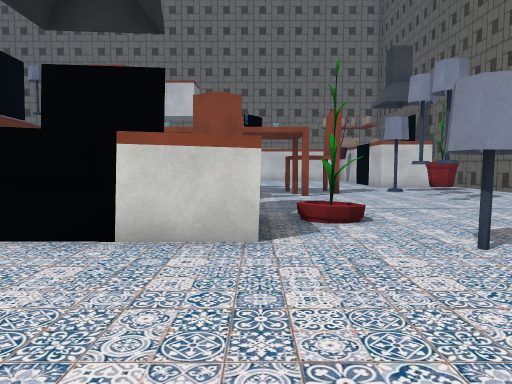
View 1 (above)

23 first-person views from a walk through a scene from a Unity 3-D project. The camera is 1.2 m above the floor, tilts 4° down and sees 70° across. The floor is counted in squares, 1.41 m on a side. Each view is taken from the middle of a square. On the plan, view 1 faces up. The plan holds only what a view shows up to about 12 squares ahead; the rest is blank. The place goes on beyond the plan. The player is left out. Some animated figures are left out. Some surface patterns are stand-ins.

View 2
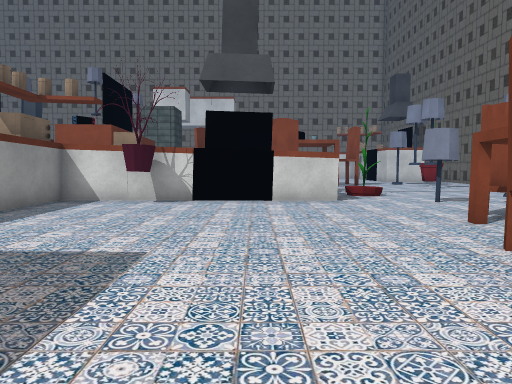

View 3
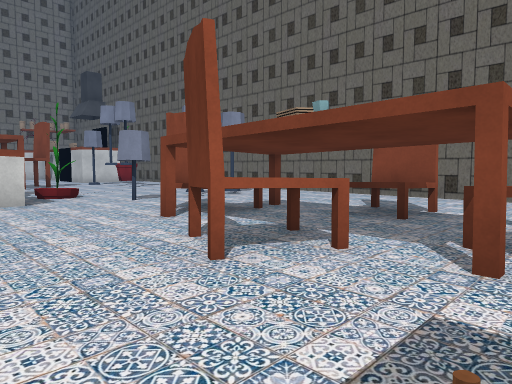

View 4
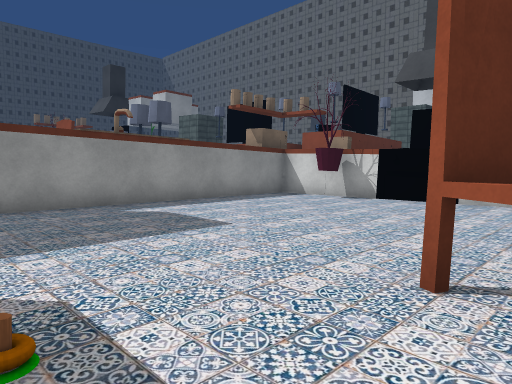

View 5
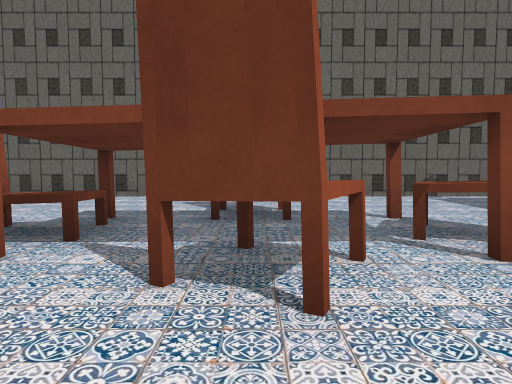

View 6
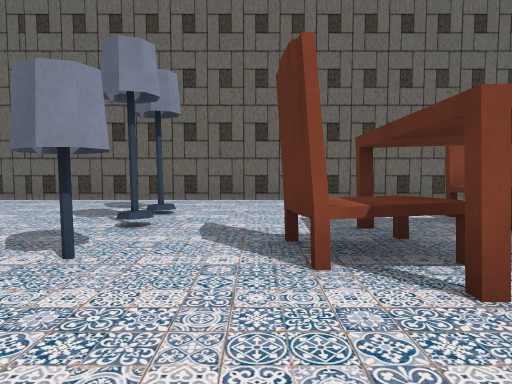

View 7
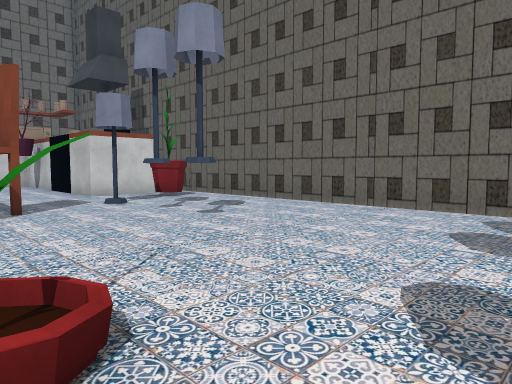

View 8
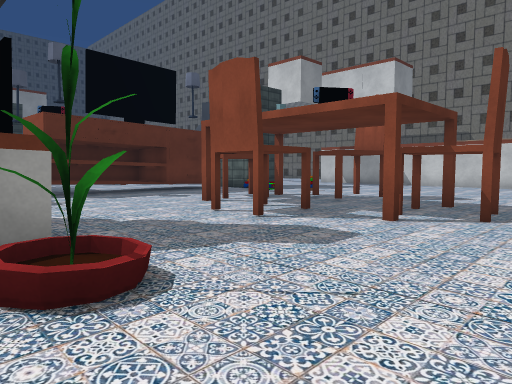

View 9
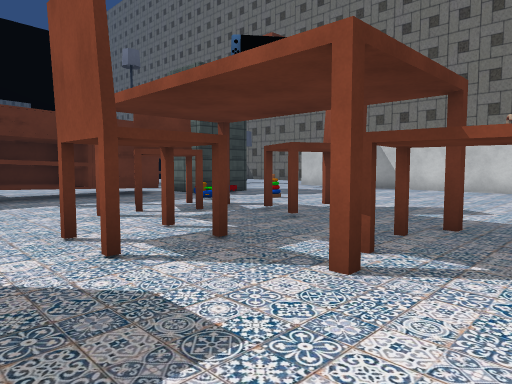

View 10
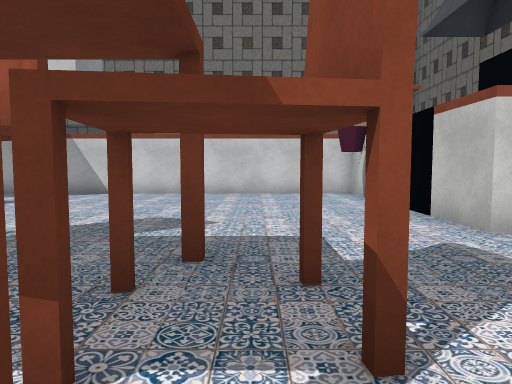

View 11
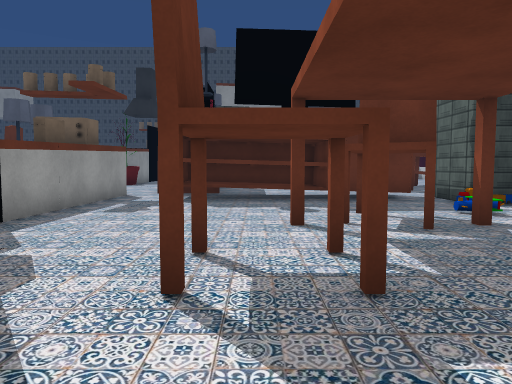

View 12
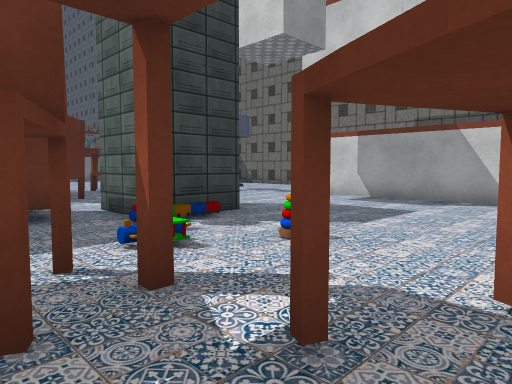

View 13
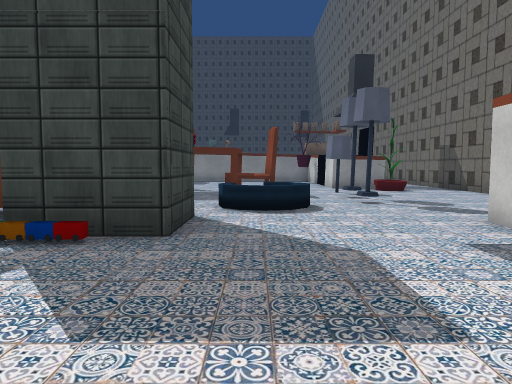

View 14
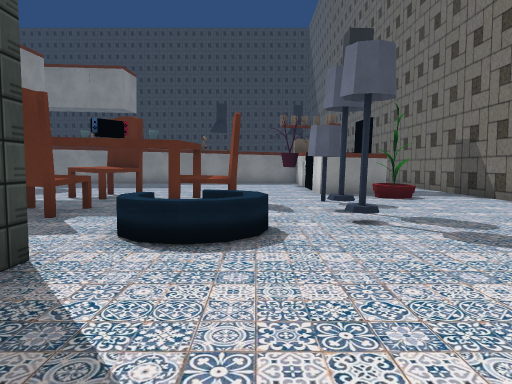

View 15
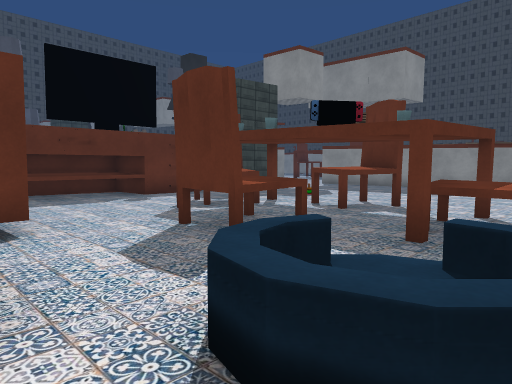

View 16
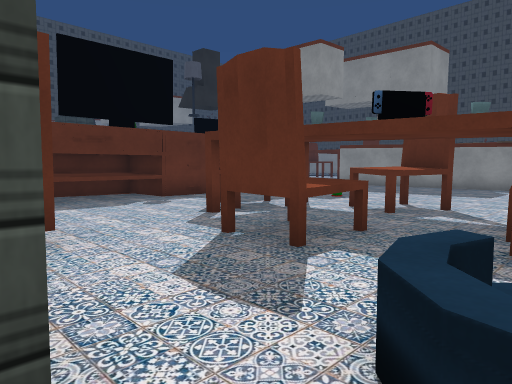

View 17
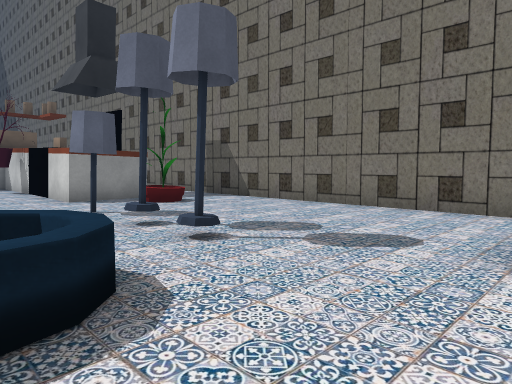

View 18
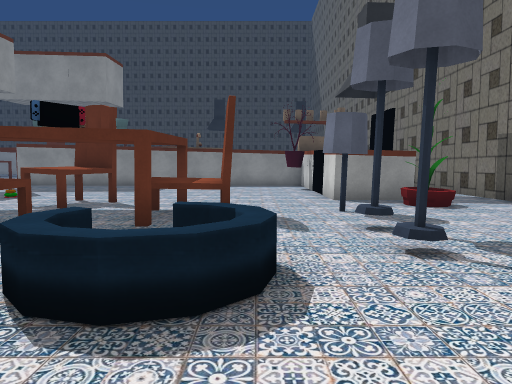

View 19
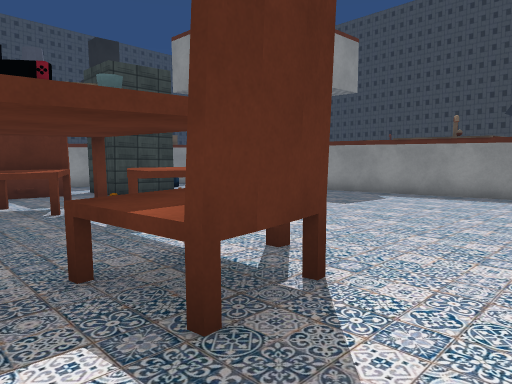

View 20
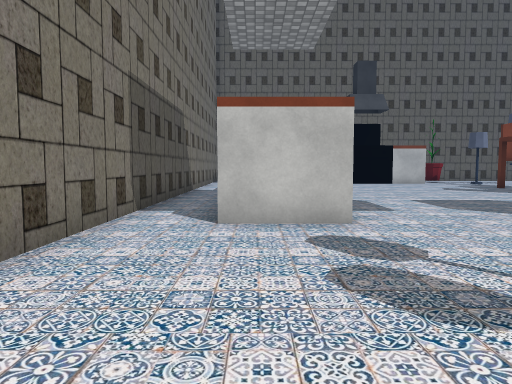

View 21
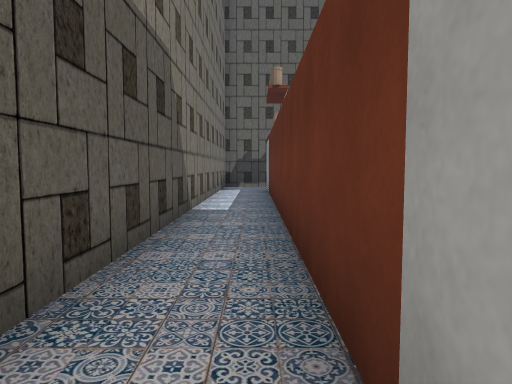

View 22
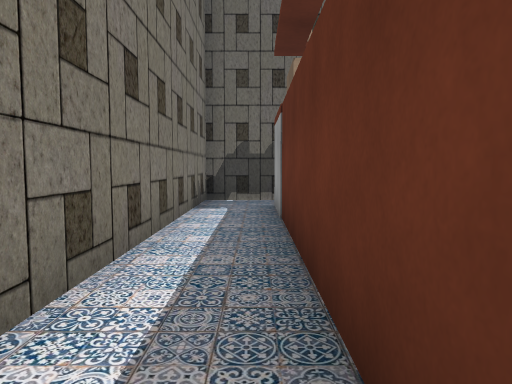

View 23
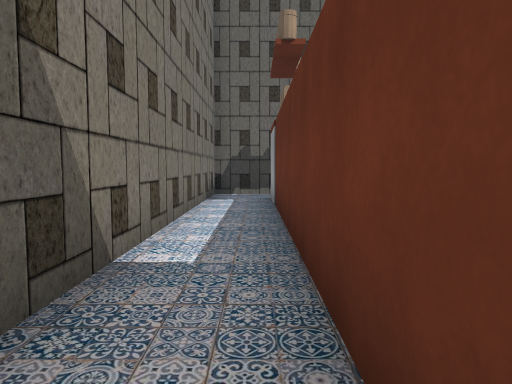

### Floor plan
Key: @ floor where view 1 was taken; # wall or solid block; . floor; / step, stairs or slope; = window, fence, low wall or low ledge; ^ raised ledge; C chair; T thing the floor can be seen under or through.
Columns run from 24 left of view 1 to 9 right of it. Each row starts with its distance up from view 1.
 26      #############################
 25       ...........................#
 24        ..........................#
 23        #.#.......###############
 22        #.........#############
 21    #####..#.#................#
 20     .........................#
 19     ..........//.............
 18 #.........CC.///.............
 17 #........###../.##...........
 16 #...............##/..........#
 15 #.......C#..CC..##/.=........###
 14 #........#.....##......C.......^.#
 13      ....##.#..##...C#CC.......^.#
 12      .....CC...##...CC...CC..#...#
 11         .......##................#
 10         .......##................#
  9       ##.......###.....C.....#...#
  8        #.###^^####...............#
  7            ####..................#
  6               .##^###   TT.......#
  5                   ###    ........#
  4                  #######T.#.#.#..#
  3                  #...............#
  2                  #...............#
  1                  #........CC.....#
  0                  #......@.#TT....#
 -1                  #.........  ....#
 -2                  #......CCT TC...#
 -3                  #.......C  T....#
 -4                  #.......TTTT....#
 -5                       ....CC.....#

Where each view was taken, in squares from view 1:
view 1: 0 up, 0 right, facing up
view 2: 5 down, 2 left, facing up
view 3: 5 down, 2 left, facing up-right
view 4: 5 down, 1 right, facing up-left
view 5: 2 down, 2 left, facing right
view 6: 2 up, 1 left, facing right
view 7: 4 up, 1 right, facing up-right
view 8: 5 up, 4 right, facing up-left
view 9: 8 up, 3 right, facing up-left
view 10: 10 up, 2 right, facing up
view 11: 10 up, 2 right, facing left
view 12: 12 up, 1 left, facing up-left
view 13: 18 up, 2 left, facing left
view 14: 19 up, 5 left, facing left
view 15: 19 up, 8 left, facing down-left
view 16: 18 up, 8 left, facing down-left
view 17: 18 up, 7 left, facing up-left
view 18: 19 up, 7 left, facing left
view 19: 20 up, 12 left, facing down-left
view 20: 23 up, 13 left, facing right
view 21: 24 up, 7 left, facing right
view 22: 24 up, 1 left, facing right
view 23: 24 up, 3 left, facing right
